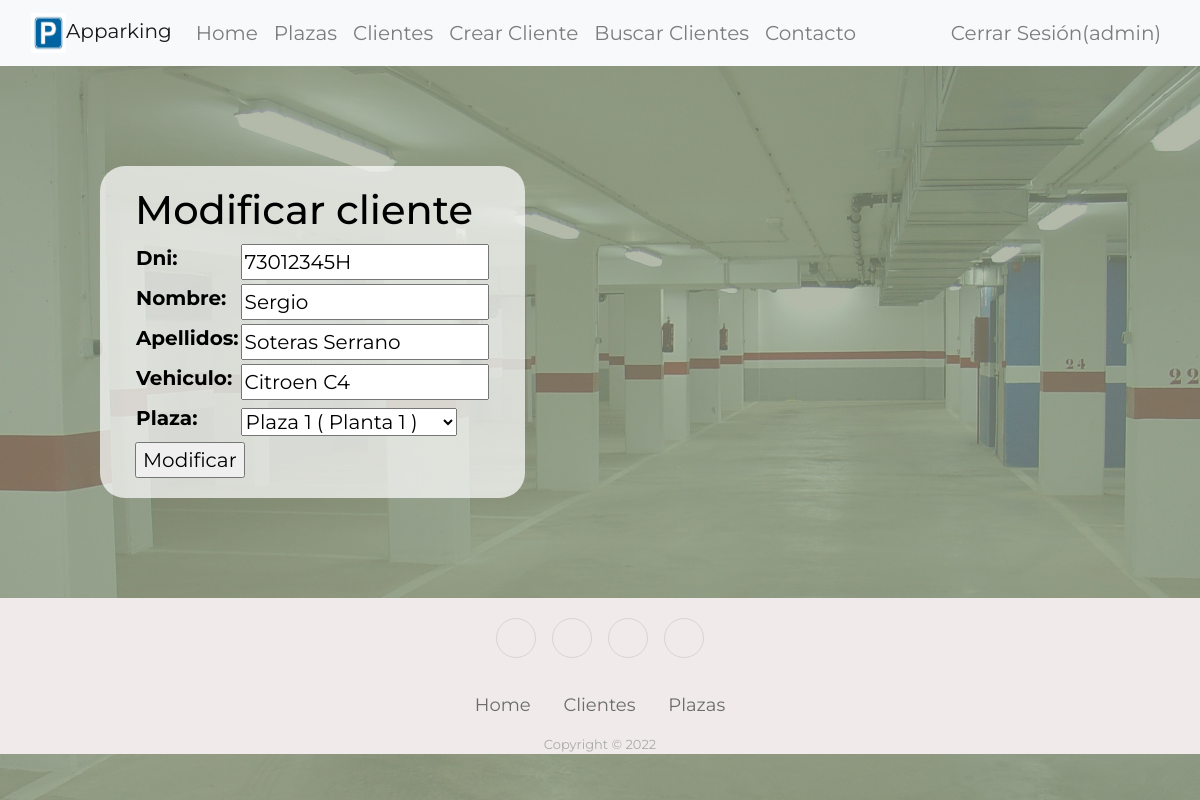
Screenshot of /parking/cliente/modificar/73012345H (signed in) with the database file from the repository.
### parking/models.py (models this page shows, shortened)
class Cliente(models.Model):
    dni = models.CharField(primary_key=True, max_length=9)
    nombre = models.CharField(max_length=30)
    apellidos = models.CharField(max_length=100)
    vehiculo = models.CharField(max_length=100)
    plaza = models.ForeignKey(Plaza, on_delete=models.RESTRICT,unique=True,null=True,blank=True)
    class Meta:
        pass

### parking/views.py (the view)
# urls.py: path('cliente/modificar/<str:pk>', ModificarCliente.as_view(), name='modificar_cliente'),
class ModificarCliente(LoginRequiredMixin,PermissionRequiredMixin,SuccessMessageMixin, generic.UpdateView):
    model = Cliente
    fields = '__all__'
    permission_required = 'parking.change_cliente'
    template_name = 'modificar_cliente.html'
    success_url = '/parking/clientes/'
    success_message = "%(nombre)s %(apellidos)s se ha modificado correctamente"

### parking/models.py (called while the page is built)
    def __str__(self):
        return f'Plaza {self.numero} ( Planta {self.planta} )'

### parking/templates/modificar_cliente.html (shortened to what this page needs)
{% extends "base.html" %}
{% block content %}
  <h1>Modificar cliente</h1>
  <form action="" method="post">
    <table>
    {{ form.as_table }}
    </table>
    <input type="submit" value="Modificar">
  </form>
{% endblock %}

### parking/templates/base.html (shortened to what this page needs)
<!DOCTYPE html>
<html lang="es">
<head>
  <link rel="stylesheet" href="https://cdnjs.cloudflare.com/ajax/libs/twitter-bootstrap/4.1.3/css/bootstrap.min.css">
  <link rel="stylesheet" href="https://cdnjs.cloudflare.com/ajax/libs/ionicons/2.0.1/css/ionicons.min.css">
  <link rel="stylesheet" href="https://cdn.jsdelivr.net/npm/bootstrap@4.5.3/dist/css/bootstrap.min.css"
 />
  <link rel="stylesheet" href="https://cdnjs.cloudflare.com/ajax/libs/animate.css/4.1.1/animate.min.css" />
  {% load static %}
  <link rel="stylesheet" href="{% static 'css/styles.css' %}" />
</head>
<body>
  <div id="fondo"></div>
  <nav class="navbar navbar-expand-lg navbar-light bg-light">
    <div class="container-fluid">
      <a class="navbar-brand" href="{%url 'indice' %}"><img src="{% static 'imagenes/icono.jpg' %}"
          style="height: 40px;width: 35px;" />Apparking</a>
      <div class="collapse navbar-collapse" id="navbarSupportedContent">
        <ul class="navbar-nav me-auto mb-2 mb-lg-0">
          <li class="nav-item">
            <a class="nav-link" href="{%url 'indice' %}">Home</a>
          </li>
            <a class="nav-link" href="{%url 'listado_plazas' %}">Plazas</a>
          <li class="nav-item">
            <a class="nav-link" href="{% url 'listado_clientes' %}">Clientes</a>
          </li>
          {% if user.username == 'admin' %}
          <li class="nav-item">
            <a class="nav-link" href="{% url 'crear_cliente' %}">Crear Cliente</a>
          </li>
          {% endif %}
          <li class="nav-item">
            <a class="nav-link" href="{% url 'buscaclientes'%}">Buscar Clientes</a>
          </li>
          <li class="nav-item">
            <a class="nav-link" href="{%url 'contacto' %}">Contacto</a>
          </li>
        </ul>
        <ul class="navbar-nav ml-auto">
          {% if user.is_authenticated %}
          <li class="nav-item">
            <a class="nav-link" href="{% url 'logout'%}">Cerrar Sesión({{user.username}})</a>
          </li>
          {% endif %}
        </ul>
      </div>
    </div>
  </nav>
  <div class="contenido">
    <div class="panel">
      <div class="col-sm-12">
        {% block content %}{% endblock %}
      </div>
    </div>
  </div>
  <div class="footer-basic">
    <footer>
      <div class="social"><a href="https://www.instagram.com"></a><a
          href="https://www.snapchat.com/"></a><a href="https://twitter.com/"></a><a href="https://www.facebook.com/"></a></div>
      <ul class="list-inline">
        <li class="list-inline-item"><a href="{%url 'indice' %}">Home</a></li>
        <li class="list-inline-item"><a href="{% url 'listado_clientes' %}">Clientes</a></li>
        <li class="list-inline-item"><a href="{%url 'listado_plazas' %}">Plazas</a></li>
      </ul>
      <p class="copyright">Copyright © 2022</p>
    </footer>
  </div>
</body>
</html>

### parking/static/css/styles.css (style rules this page uses)
html { height: 100%; width: 100%; }
body { color: rgb(0, 0, 0); font-size: 20px; font-family: 'Montserrat', sans-serif; background-color: rgb(147, 157, 133); }
a { color: black; }
.footer-basic { background-color: rgb(240, 234, 234); color: #4b4c4d; width: 100%; position: static; clear: both; }
.footer-basic ul { padding: 0; list-style: none; text-align: center; font-size: 18px; line-height: 1.6; margin-bottom: 0; }
.footer-basic li { padding: 0 10px; }
.footer-basic ul a { color: inherit; text-decoration: none; opacity: 0.8; }
.footer-basic .social { text-align: center; padding-bottom: 25px; }
.social { padding-top: 1em; }
.footer-basic .social>a { font-size: 24px; width: 40px; height: 40px; line-height: 40px; display: inline-block; text-align: center; border-radius: 50%; border: 1px solid #ccc; margin: 0 8px; color: inherit; opacity: 0.75; }
.footer-basic .copyright { margin-top: 15px; text-align: center; font-size: 13px; color: #aaa; margin-bottom: 0; }
#fondo { width: 100%; height: 100%; position: absolute; top: 0px; left: 0px; background-image: url('../imagenes/garaje.jpg'); background-size: cover; background-position: center; opacity: 0.3; z-index: -1; }
.panel { background-color: rgba(255, 255, 255, 0.7); border-radius: 25px; min-height: 50%; margin: 5em; padding: 1em; height: auto; width: fit-content; }
.contenido { height: 100%; min-height: 50%; }

### rows the page displays
Cliente: dni "73012345H", nombre "Sergio", apellidos "Soteras Serrano", vehiculo "Citroen C4", plaza "Plaza 1 ( Planta 1 )"

### other values shown
{{ user.username }} "admin"
